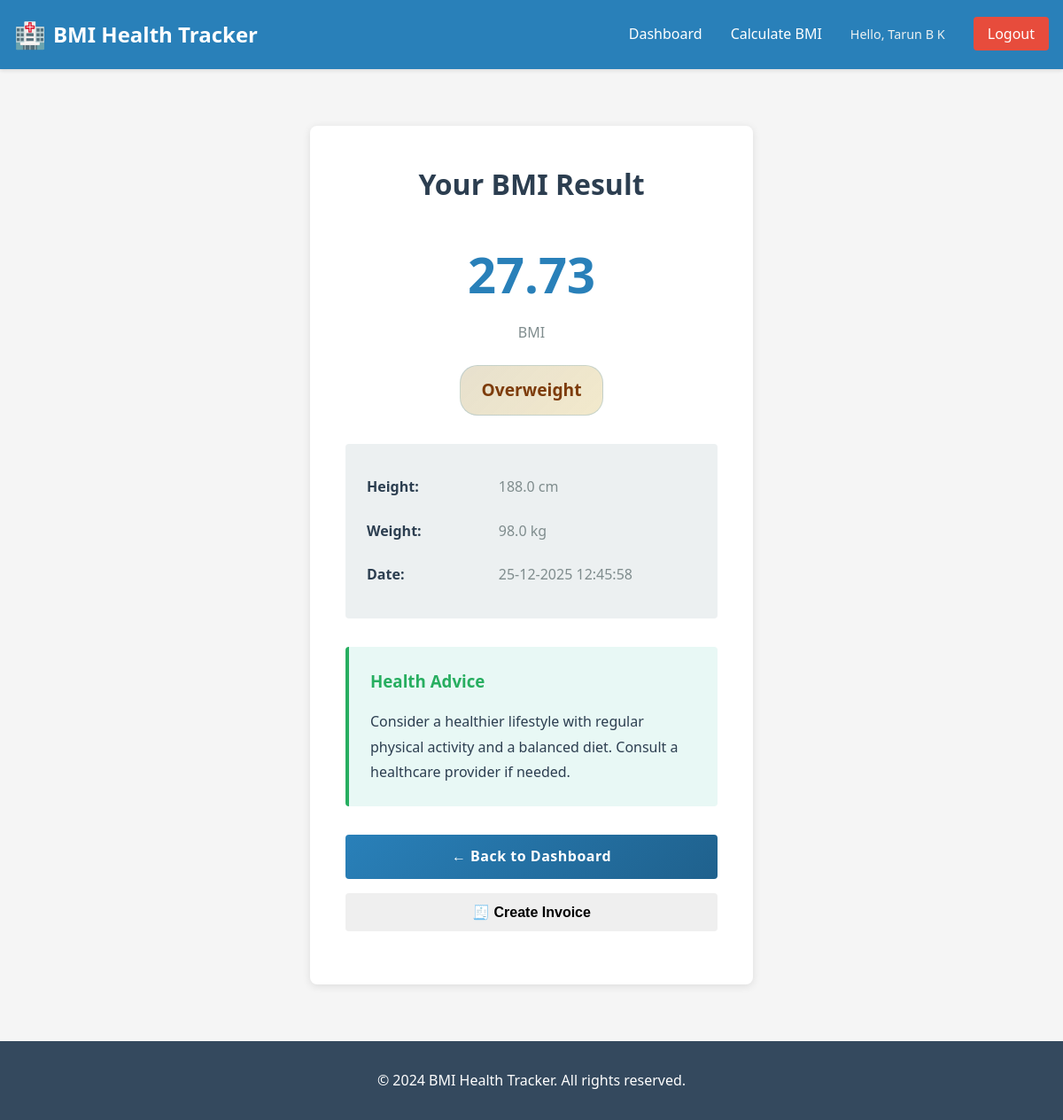
/result/40 (signed in), run on the app's committed database.
### tables this page shows
CREATE TABLE bmi_records (
            id INTEGER PRIMARY KEY AUTOINCREMENT,
            patient_id INTEGER NOT NULL,
            height REAL NOT NULL,
            weight REAL NOT NULL,
            bmi REAL NOT NULL,
            category TEXT NOT NULL,
            date TIMESTAMP DEFAULT CURRENT_TIMESTAMP, age INTEGER,
            FOREIGN KEY (patient_id) REFERENCES users(id)
        );

### app.py (the view)
@app.route('/result/<int:record_id>')
@login_required
def result(record_id):
    db = get_db()
    cursor = db.cursor()
    cursor.execute(
        'SELECT * FROM bmi_records WHERE id = ? AND patient_id = ?',
        (record_id, session['user_id'])
    )
    record = cursor.fetchone()
    db.close()
    if not record:
        return redirect(url_for('dashboard'))
    advice = get_health_advice(record['category'])
    formatted_date = format_date_display(record['date'])
    return render_template('result.html', record=record, advice=advice, formatted_date=formatted_date)

### app.py (called while the page is built)
def format_date_display(date_str):
    try:
        if isinstance(date_str, str):
            dt = datetime.fromisoformat(date_str.replace('Z', '+00:00')) if 'T' in date_str else datetime.strptime(date_str, '%Y-%m-%d %H:%M:%S')
            if dt.tzinfo is None:
                dt = dt.replace(tzinfo=timezone.utc)
            dt_ist = dt.astimezone(IST)
        else:
            dt_ist = date_str.astimezone(IST) if date_str.tzinfo else date_str.replace(tzinfo=timezone.utc).astimezone(IST)
        return dt_ist.strftime('%d-%m-%Y %H:%M:%S')
    except Exception as e:
        print(f"DEBUG: Date format error: {e}")
        return str(date_str)[:19]

def get_db():
    db = sqlite3.connect(DATABASE)
    db.row_factory = sqlite3.Row
    return db

def login_required(f):
    @wraps(f)
    def decorated_function(*args, **kwargs):
        if 'user_id' not in session:
            return redirect(url_for('login'))
        return f(*args, **kwargs)
    return decorated_function

def get_health_advice(category):
    advice = {
        'Underweight': 'Consider consulting a healthcare professional. A balanced diet with adequate calories and nutrients is important.',
        'Normal': 'Great! Maintain your healthy weight with regular exercise and a balanced diet.',
        'Overweight': 'Consider a healthier lifestyle with regular physical activity and a balanced diet. Consult a healthcare provider if needed.',
        'Obese': 'It is highly recommended to consult a healthcare professional for personalized advice on weight management.'
    }
    return advice.get(category, '')

### templates/result.html (shortened to what this page needs)
{% extends "base.html" %}
{% block content %}
<div class="result-container">
    <div class="result-card">
        <h1>Your BMI Result</h1>
        <div class="result-display">
            <div class="bmi-value">
                <span class="value">{{ record['bmi'] }}</span>
                <span class="label">BMI</span>
            </div>
            <div class="bmi-category">
                <span class="badge badge-{{ record['category'].lower().replace(' ', '-') }} badge-large">
                    {{ record['category'] }}
                </span>
            </div>
        </div>
        <div class="result-details">
            <table class="details-table">
                <tr>
                    <td class="detail-label">Height:</td>
                    <td class="detail-value">{{ record['height'] }} cm</td>
                </tr>
                <tr>
                    <td class="detail-label">Weight:</td>
                    <td class="detail-value">{{ record['weight'] }} kg</td>
                </tr>
                <tr>
                    <td class="detail-label">Date:</td>
                    <td class="detail-value">{{ formatted_date }}</td>
                </tr>
            </table>
        </div>
        <div class="health-advice">
            <h3>Health Advice</h3>
            <p>{{ advice }}</p>
        </div>
        <div class="result-actions">
            <a href="{{ url_for('dashboard') }}" class="btn btn-primary">
                ← Back to Dashboard
            </a>
            <button id="createInvoiceBtn" class="btn btn-success" title="Create an invoice for this BMI assessment">
                🧾 Create Invoice
            </button>
        </div>
    </div>
</div>
{% endblock %}

### static/css/style.css (style rules this page uses)
* { margin: 0; padding: 0; box-sizing: border-box; }
:root { --primary-color: #2980b9; --secondary-color: #27ae60; --danger-color: #e74c3c; --warning-color: #f39c12; --info-color: #3498db; --light-gray: #ecf0f1; --dark-gray: #34495e; --text-color: #2c3e50; --border-color: #bdc3c7; --success-color: #27ae60; --error-color: #e74c3c; }
html, body { height: 100%; }
body { font-family: 'Segoe UI', Tahoma, Geneva, Verdana, sans-serif; line-height: 1.6; color: var(--text-color); background-color: #f5f5f5; }
a { text-decoration: none; color: var(--primary-color); transition: color 0.3s ease; }
.btn { padding: 0.75rem 1.5rem; border: none; border-radius: 4px; font-size: 1rem; cursor: pointer; transition: all 0.3s ease; display: inline-block; text-align: center; font-weight: 600; }
.btn-primary { background: linear-gradient(135deg, #2980b9 0%, #1f618d 100%); color: white; font-weight: 600; letter-spacing: 0.5px; position: relative; overflow: hidden; }
.btn-primary::before { content: ''; position: absolute; top: 0; left: -100%; width: 100%; height: 100%; background: linear-gradient(90deg, transparent, rgba(255, 255, 255, 0.2), transparent); transition: left 0.5s; }
.badge { background: linear-gradient(135deg, rgba(41, 128, 185, 0.1) 0%, rgba(46, 204, 113, 0.05) 100%); border: 1px solid rgba(41, 128, 185, 0.2); padding: 0.5rem 1rem; border-radius: 20px; font-size: 0.85rem; color: #1a4d6d; font-weight: 600; transition: all 0.3s ease; }
table { width: 100%; border-collapse: collapse; }
table th, table td { padding: 1rem; text-align: left; border-bottom: 1px solid var(--border-color); }
.badge { display: inline-block; padding: 0.35rem 0.75rem; border-radius: 20px; font-size: 0.85rem; font-weight: 600; }
.badge-overweight { background-color: #fdebd0; color: #7d3c0b; }
.badge-large { font-size: 1.2rem; padding: 0.75rem 1.5rem; }
.result-container { display: flex; justify-content: center; padding: 2rem 0; }
.result-card { background: white; border-radius: 8px; box-shadow: 0 2px 10px rgba(0,0,0,0.1); padding: 2.5rem; width: 100%; max-width: 500px; }
.result-card h1 { text-align: center; margin-bottom: 2rem; }
.result-display { text-align: center; margin-bottom: 2rem; }
.bmi-value { display: flex; flex-direction: column; align-items: center; margin-bottom: 1.5rem; }
.bmi-value .value { font-size: 3.5rem; font-weight: bold; color: var(--primary-color); }
.bmi-value .label { font-size: 1rem; color: #7f8c8d; margin-top: 0.5rem; }
.bmi-category { margin-bottom: 2rem; }
.result-details { background-color: var(--light-gray); padding: 1.5rem; border-radius: 4px; margin-bottom: 2rem; }
.details-table { width: 100%; }
.details-table tr td { padding: 0.75rem 0; border: none; }
.detail-label { font-weight: 600; color: var(--text-color); width: 40%; }
.detail-value { color: #7f8c8d; }
.health-advice { background-color: #e8f8f5; border-left: 4px solid var(--success-color); padding: 1.5rem; border-radius: 4px; margin-bottom: 2rem; }
.health-advice h3 { margin-bottom: 1rem; color: var(--success-color); }
.health-advice p { line-height: 1.8; color: var(--text-color); }
.result-actions { display: flex; gap: 1rem; flex-direction: column; }
.result-actions .btn { text-align: center; }

### data on the page
bmi_records: bmi "27.73", category "Overweight", height "188.0", weight "98.0"

### other printed values
{{ session.get('user_name') }} "Tarun B K"
{{ advice }} "Consider a healthier lifestyle with regular physical activity and a balanced diet. Consult a healthcare provider if needed."
